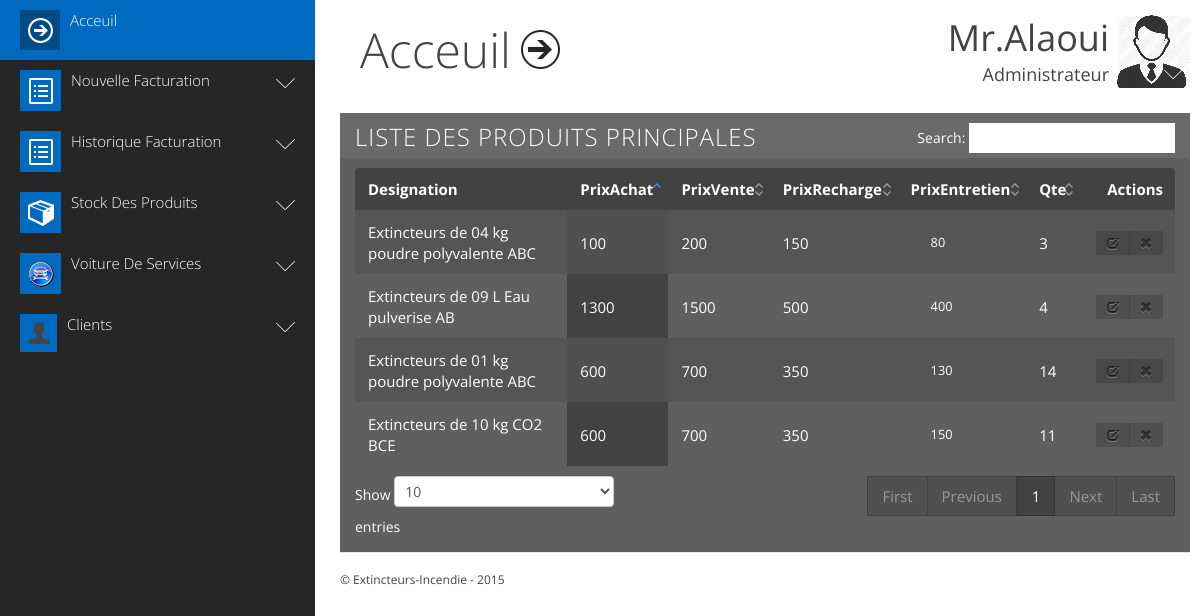
The app's page /extincteur/ListesDesProduits.php?type=0 (signed in) with its own data.
### tables this page shows
CREATE TABLE IF NOT EXISTS `produits` (
  `id` int(11) NOT NULL AUTO_INCREMENT,
  `desi` text NOT NULL,
  `pa` float NOT NULL,
  `pv` float NOT NULL,
  `pr` decimal(10,0) NOT NULL,
  `pe` decimal(10,0) NOT NULL,
  `qteDispo` int(11) NOT NULL,
  `QteMin` int(11) DEFAULT '5',
  `type` int(11) NOT NULL,
  PRIMARY KEY (`id`)
);

### extincteur/ListesDesProduits.php (the view, shortened to what this page needs)
<?php
$type=$_GET['type'];
	 if(!isset($_SESSION['login']) or $_SESSION['login']==''){
		header("location:index.php");
	}else{
$req1="select * from produits where type=$type ";
$rs1=mysql_query($req1) or die(mysql_error());
?>
<!DOCTYPE html>
<html class="sidebar_default  no-js" lang="en">
<head>
<link href="css/twitter/bootstrap.css" rel="stylesheet">
<link href="css/base.css" rel="stylesheet">
<link href="css/twitter/responsive.css" rel="stylesheet">
<link href="css/jquery-ui-1.8.23.custom.css" rel="stylesheet">
</head>
<body>
<?php  include("sidebar.php")?>
<div id="main">
  <div class="container">
    <div class="header row-fluid">
      <div class="logo"> <a href="pan.php"><span>Acceuil</span><span class="icon"></span></a> </div>
      <div class="top_right">
        <ul class="nav nav_menu">
          <li class="dropdown"> <a class="dropdown-toggle administrator" id="dLabel" role="button" data-toggle="dropdown" data-target="#" href="/page.html">
            <div class="title"><span class="name">Mr.Alaoui</span><span class="subtitle">Administrateur</span></div>
            <span class="icon"><img src="img/thumbnail_george.jpg"></span></a>
          </li>
        </ul>
      </div>
    </div>
    <div id="main_container">
	 <div class="row-fluid">
				</div>
      <div class="row-fluid">
        <div class="box ">
          <div class="title">
		  <?php if($type==1){ ?>
			  <h4> <span>Liste Des Produits De Reserves <small></small></span> </h4>
		 <?php } else { ?>
            <h4> <span> Liste Des Produits Principales <small></small></span> </h4>
		 <?php	} ?>
          </div>
          <div class="content top">
            <table id="datatable_example" class="responsive table table-striped table-bordered" style="width:100%;margin-bottom:0; ">
              <thead>
                <tr>
                  <th class="to_hide_phone  no_sort">Designation</th>
									<th class="">PrixAchat</th>
									<th class="">PrixVente</th>
                  <th class="">PrixRecharge</th>
				  <th class="">PrixEntretien</th>
									<th class="">Qte</th>
                  <th class="ms no_sort ">Actions</th>
                  </tr>
              </thead>
              <tbody>
			  <?php
			  while($serv=mysql_fetch_assoc($rs1)){
			  ?>
                <tr>
                  <td class="to_hide_phone"> <?php echo $serv['desi'] ?></td>
									<td class="to_hide_phone"> <?php echo $serv['pa'] ?></td>
									<td class="to_hide_phone"> <?php echo $serv['pv'] ?></td>
									<td class="to_hide_phone"> <?php echo $serv['pr'] ?></td>
                  <td class="to_hide_phone"><div class="row-fluid"><small>
                      <div class="span12"><?php echo $serv['pe'] ?></div>
                      </small></div>
                    <div class="row-fluid"><small>
                      <div class="span12"></div>
                      </small></div></td>
                  <td><?php echo $serv['qteDispo'] ?></td>
                  <td class="ms"><div class="btn-group"> <a class="btn btn-small" href="ModifierProduits.php?id=<?php echo $serv['id'] ?>&type=<?php echo $type ?>" rel="tooltip" data-placement="left" data-original-title=" Modifier "><i class="gicon-edit"></i></a></i></a> <a class="btn  btn-small" href="ListesDesProduits.php?id=<?php echo $serv['id'] ?>&type=<?php echo $type ?>" rel="tooltip" data-placement="bottom" data-original-title="Supprimer"><i class="gicon-remove "></i></a> </div></td>
                </tr>
			  <?php } ?>
                 </tbody>
            </table>
          </div>
        </div>
      </div>
     </div>
  </div>
  <div id="footer">
    <p> &copy; Extincteurs-Incendie - 2015 </p>
    </div>
</div>
</body>
</html>
	<?php } ?>

### extincteur/css/twitter/responsive.css (style rules this page uses)
@media (min-width: 1200px) { [class*="span"] { float:left;min-height:1px;padding-left:20px } }
@media (min-width: 1200px) { .container,.navbar-static-top .container,.navbar-fixed-top .container,.navbar-fixed-bottom .container { width:840px } }
@media (min-width: 1200px) { .span12 { width:840px } }
@media (min-width: 1200px) { .row-fluid:not(.fluid) { width:100%;*zoom:1 } }
@media (min-width: 1200px) { .row-fluid:not(.fluid):before,.row-fluid:not(.fluid):after { display:table;content:"";line-height:0 } }
@media (min-width: 1200px) { .row-fluid:not(.fluid):after { clear:both } }
@media (min-width: 1200px) { .row-fluid:not(.fluid) .span12 { width:100.0%;*width:99.93056% } }
@media (min-width: 1200px) { .row-fluid { *zoom:1 } }
@media (min-width: 1200px) { .row-fluid:before,.row-fluid:after { display:table;content:"";line-height:0 } }
@media (min-width: 1200px) { .row-fluid:after { clear:both } }
@media (min-width: 1200px) { .row-fluid .span12 { width:100.0%;*width:99.93056% } }
@media (min-width: 1200px) { .container { width:100% } }

### records on screen
produits: desi "Extincteurs de 01 kg poudre polyvalente ABC", pa "600", pv "700", pr "350", pe "130", qteDispo "14"
produits: desi "Extincteurs de 04 kg poudre polyvalente ABC", pa "100", pv "200", pr "150", pe "80", qteDispo "3"
produits: desi "Extincteurs de 09 L Eau pulverise AB", pa "1300", pv "1500", pr "500", pe "400", qteDispo "4"
produits: desi "Extincteurs de 10 kg CO2 BCE", pa "600", pv "700", pr "350", pe "150", qteDispo "11"
